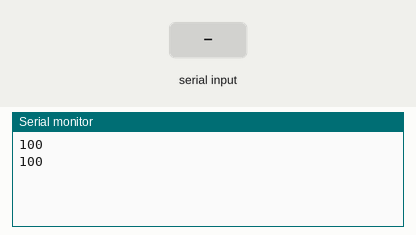
Recording of a sketch running on a simulated Arduino Uno, built with avr-gcc and run on an emulated ATmega328P. On the bench: the last lines printed to the serial monitor. Inputs (shaded band) come from the test bench.

Above: at 1.2 s.
1.3 s: "1" received over Serial
2.8 s: "0" received over Serial
At 4.2 s:
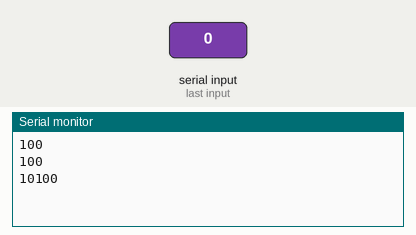
4.3 s: "2" received over Serial
At 6.6 s:
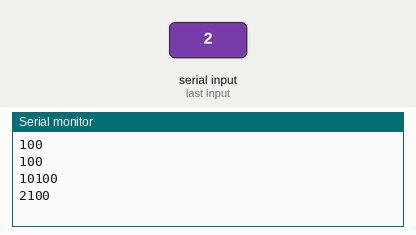
Timing chart, 0 to 8.1 s (numbered marks = the images above; inputs shaded):
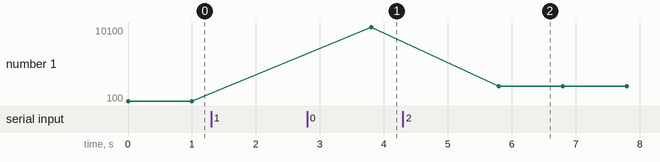

Measured:
- after the input at 2.8 s, the serial monitor: prints a new line after 1.0 s (image 1)
- after the input at 4.3 s, the serial monitor: prints a new line after 1.5 s (image 2)
- plotted number 1: 100 → 10100 after the input at 2.8 s, 10100 → 2100 after the input at 4.3 s

The sketch:

test06SerialRead4readString.ino
```cpp
String userName = "";
void setup() {
  Serial.begin(9600);
}
void loop() {
  //userName = "";
  if(Serial.available()){
      userName = Serial.readString();
   }
   Serial.println(userName+100);
   delay(1000);
}
```
